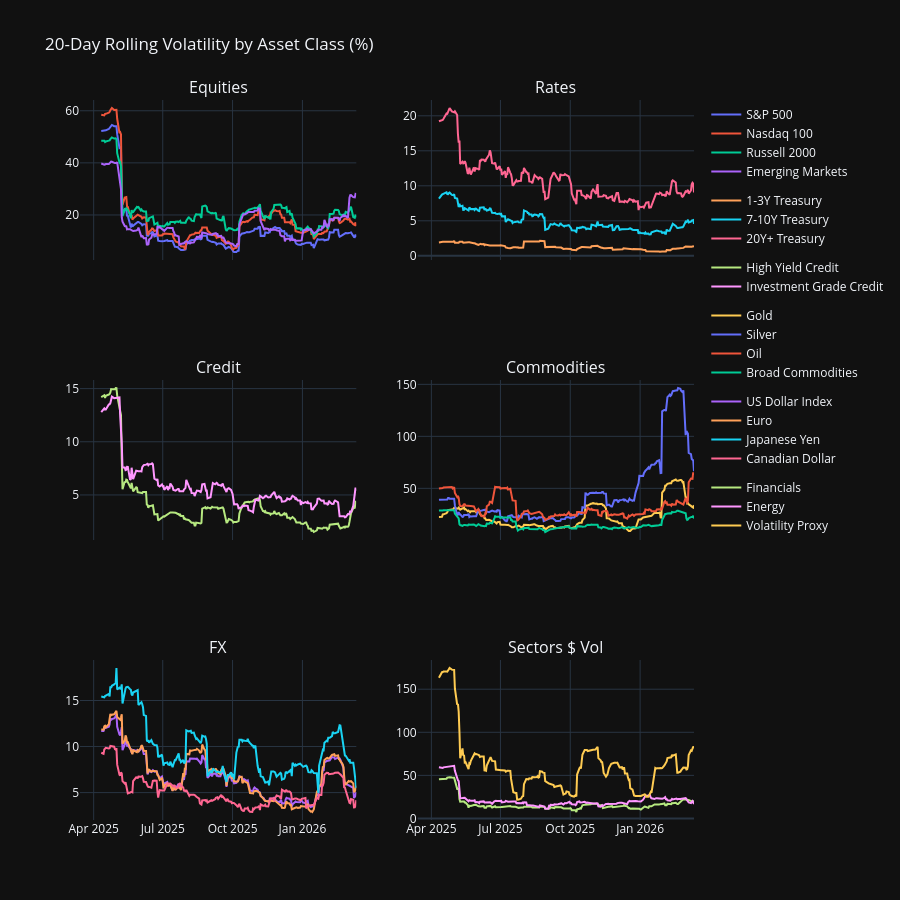

The notebook cell saved with this chart:
### Code cell
#create subplots for rolling volatility by group
fig = make_subplots(
    rows = 3, cols = 2,
    subplot_titles = list(groups.keys()),
    shared_xaxes = True
)

positions = [(1,1), (1,2), (2,1), (2,2), (3,1), (3,2)]

for (row, col), (group_name, group_tickers) in zip(positions, groups.items()):
    for ticker in group_tickers:
        fig.add_trace(
            go.Scatter(
                x = rolling_vol.index,
                y = rolling_vol[ticker]*100,        #converts to percentage
                name = tickers[ticker],
                mode = 'lines',
                legendgroup=group_name,
                showlegend=True
            ),
            row = row, col = col
        )

#customize chart
fig.update_layout(
    height = 900,
    title = '20-Day Rolling Volatility by Asset Class (%)',
    template = 'plotly_dark',
    hovermode = 'x unified'
)

fig.show()

### Figure 1 — Plotly figure (JSON) as saved in the notebook; plotly's stock layout.template omitted (floating-point values rounded to 4 significant figures; data arrays with more than 128 entries replaced by an {"elided": "..."} marker saying what was removed)
{"data": [{"legendgroup": "Equities", "mode": "lines", "name": "S&P 500", "showlegend": true, "type": "scatter", "x": {"elided": "251 str values"}, "xaxis": "x", "y": {"elided": "251 float values"}, "yaxis": "y"}, {"legendgroup": "Equities", "mode": "lines", "name": "Nasdaq 100", "showlegend": true, "type": "scatter", "x": {"elided": "251 str values"}, "xaxis": "x", "y": {"elided": "251 float values"}, "yaxis": "y"}, {"legendgroup": "Equities", "mode": "lines", "name": "Russell 2000", "showlegend": true, "type": "scatter", "x": {"elided": "251 str values"}, "xaxis": "x", "y": {"elided": "251 float values"}, "yaxis": "y"}, {"legendgroup": "Equities", "mode": "lines", "name": "Emerging Markets", "showlegend": true, "type": "scatter", "x": {"elided": "251 str values"}, "xaxis": "x", "y": {"elided": "251 float values"}, "yaxis": "y"}, {"legendgroup": "Rates", "mode": "lines", "name": "1-3Y Treasury", "showlegend": true, "type": "scatter", "x": {"elided": "251 str values"}, "xaxis": "x2", "y": {"elided": "251 float values"}, "yaxis": "y2"}, {"legendgroup": "Rates", "mode": "lines", "name": "7-10Y Treasury", "showlegend": true, "type": "scatter", "x": {"elided": "251 str values"}, "xaxis": "x2", "y": {"elided": "251 float values"}, "yaxis": "y2"}, {"legendgroup": "Rates", "mode": "lines", "name": "20Y+ Treasury", "showlegend": true, "type": "scatter", "x": {"elided": "251 str values"}, "xaxis": "x2", "y": {"elided": "251 float values"}, "yaxis": "y2"}, {"legendgroup": "Credit", "mode": "lines", "name": "High Yield Credit", "showlegend": true, "type": "scatter", "x": {"elided": "251 str values"}, "xaxis": "x3", "y": {"elided": "251 float values"}, "yaxis": "y3"}, {"legendgroup": "Credit", "mode": "lines", "name": "Investment Grade Credit", "showlegend": true, "type": "scatter", "x": {"elided": "251 str values"}, "xaxis": "x3", "y": {"elided": "251 float values"}, "yaxis": "y3"}, {"legendgroup": "Commodities", "mode": "lines", "name": "Gold", "showlegend": true, "type": "scatter", "x": {"elided": "251 str values"}, "xaxis": "x4", "y": {"elided": "251 float values"}, "yaxis": "y4"}, {"legendgroup": "Commodities", "mode": "lines", "name": "Silver", "showlegend": true, "type": "scatter", "x": {"elided": "251 str values"}, "xaxis": "x4", "y": {"elided": "251 float values"}, "yaxis": "y4"}, {"legendgroup": "Commodities", "mode": "lines", "name": "Oil", "showlegend": true, "type": "scatter", "x": {"elided": "251 str values"}, "xaxis": "x4", "y": {"elided": "251 float values"}, "yaxis": "y4"}, {"legendgroup": "Commodities", "mode": "lines", "name": "Broad Commodities", "showlegend": true, "type": "scatter", "x": {"elided": "251 str values"}, "xaxis": "x4", "y": {"elided": "251 float values"}, "yaxis": "y4"}, {"legendgroup": "FX", "mode": "lines", "name": "US Dollar Index", "showlegend": true, "type": "scatter", "x": {"elided": "251 str values"}, "xaxis": "x5", "y": {"elided": "251 float values"}, "yaxis": "y5"}, {"legendgroup": "FX", "mode": "lines", "name": "Euro", "showlegend": true, "type": "scatter", "x": {"elided": "251 str values"}, "xaxis": "x5", "y": {"elided": "251 float values"}, "yaxis": "y5"}, {"legendgroup": "FX", "mode": "lines", "name": "Japanese Yen", "showlegend": true, "type": "scatter", "x": {"elided": "251 str values"}, "xaxis": "x5", "y": {"elided": "251 float values"}, "yaxis": "y5"}, {"legendgroup": "FX", "mode": "lines", "name": "Canadian Dollar", "showlegend": true, "type": "scatter", "x": {"elided": "251 str values"}, "xaxis": "x5", "y": {"elided": "251 float values"}, "yaxis": "y5"}, {"legendgroup": "Sectors $ Vol", "mode": "lines", "name": "Financials", "showlegend": true, "type": "scatter", "x": {"elided": "251 str values"}, "xaxis": "x6", "y": {"elided": "251 float values"}, "yaxis": "y6"}, {"legendgroup": "Sectors $ Vol", "mode": "lines", "name": "Energy", "showlegend": true, "type": "scatter", "x": {"elided": "251 str values"}, "xaxis": "x6", "y": {"elided": "251 float values"}, "yaxis": "y6"}, {"legendgroup": "Sectors $ Vol", "mode": "lines", "name": "Volatility Proxy", "showlegend": true, "type": "scatter", "x": {"elided": "251 str values"}, "xaxis": "x6", "y": {"elided": "251 float values"}, "yaxis": "y6"}], "layout": {"annotations": [{"font": {"size": 16}, "showarrow": false, "text": "Equities", "x": 0.225, "xanchor": "center", "xref": "paper", "y": 1, "yanchor": "bottom", "yref": "paper"}, {"font": {"size": 16}, "showarrow": false, "text": "Rates", "x": 0.775, "xanchor": "center", "xref": "paper", "y": 1, "yanchor": "bottom", "yref": "paper"}, {"font": {"size": 16}, "showarrow": false, "text": "Credit", "x": 0.225, "xanchor": "center", "xref": "paper", "y": 0.6111, "yanchor": "bottom", "yref": "paper"}, {"font": {"size": 16}, "showarrow": false, "text": "Commodities", "x": 0.775, "xanchor": "center", "xref": "paper", "y": 0.6111, "yanchor": "bottom", "yref": "paper"}, {"font": {"size": 16}, "showarrow": false, "text": "FX", "x": 0.225, "xanchor": "center", "xref": "paper", "y": 0.2222, "yanchor": "bottom", "yref": "paper"}, {"font": {"size": 16}, "showarrow": false, "text": "Sectors $ Vol", "x": 0.775, "xanchor": "center", "xref": "paper", "y": 0.2222, "yanchor": "bottom", "yref": "paper"}], "height": 900, "hovermode": "x unified", "title": {"text": "20-Day Rolling Volatility by Asset Class (%)"}, "xaxis": {"anchor": "y", "domain": [0, 0.45], "matches": "x5", "showticklabels": false}, "xaxis2": {"anchor": "y2", "domain": [0.55, 1], "matches": "x6", "showticklabels": false}, "xaxis3": {"anchor": "y3", "domain": [0, 0.45], "matches": "x5", "showticklabels": false}, "xaxis4": {"anchor": "y4", "domain": [0.55, 1], "matches": "x6", "showticklabels": false}, "xaxis5": {"anchor": "y5", "domain": [0, 0.45]}, "xaxis6": {"anchor": "y6", "domain": [0.55, 1]}, "yaxis": {"anchor": "x", "domain": [0.7778, 1]}, "yaxis2": {"anchor": "x2", "domain": [0.7778, 1]}, "yaxis3": {"anchor": "x3", "domain": [0.3889, 0.6111]}, "yaxis4": {"anchor": "x4", "domain": [0.3889, 0.6111]}, "yaxis5": {"anchor": "x5", "domain": [0, 0.2222]}, "yaxis6": {"anchor": "x6", "domain": [0, 0.2222]}}}
